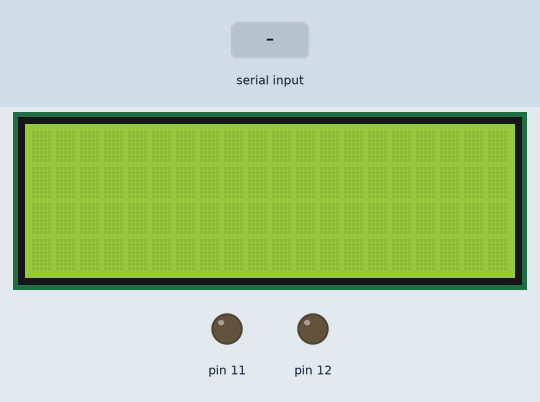
Bench run of a sketch on a simulated Arduino Uno, built with avr-gcc and run on an emulated ATmega328P. On the bench: 20×4 character LCD, output pins drawn as LEDs (lit = HIGH). The test bench sets the inputs (shaded band).

Above: at 1.2 s.
1.3 s: "1" received over Serial
At 3.1 s:
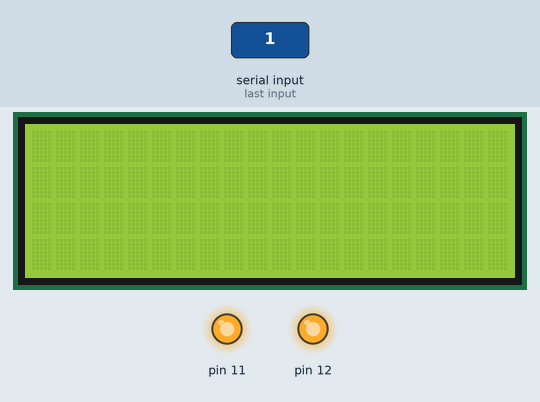
Timing chart, 0 to 4.8 s (numbered marks = the images above; inputs shaded):
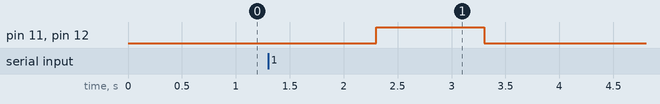

The sketch:

serial.ino
```cpp
#include <LiquidCrystal_I2C.h>
LiquidCrystal_I2C lcd(0x27, 20, 4);

void setup() {
  // put your setup code here, to run once:
  lcd.init(); // initialize the lcd
  lcd.backlight();
  Serial.begin(9600);

pinMode(11, OUTPUT);
pinMode(12, OUTPUT);
}

void loop() {
  // put your main code here, to run repeatedly:
  if(Serial.available() > 0 ) {
      determineLines();
  }
}

void controlLCD(String line, String line2, int line_no) {
    lcd.setCursor(0, 0);
    lcd.print(line.substring(0, 20));
    lcd.setCursor(0, 1);
    lcd.print(line2.substring(2, 22));
    digitalWrite(11, HIGH);
    digitalWrite(12, HIGH);
    delay(1000);
    digitalWrite(11, LOW);
    digitalWrite(12, LOW);
    delay(3000);
    String larger;
    if (line.length() > line2.length()){
        larger = line;
    }
    else {
      larger = line2.substring(2);
    }
    if (line2.length() > 23) {
      for (int i = 0; i < larger.length(); i++) {
        lcd.setCursor(0, 0);
        lcd.print(line.substring(1+i, 21+i));
        lcd.setCursor(0, 1);
        lcd.print(line2.substring(3+i, 23+i));
        delay(300);
      }
    }
    lcd.clear();
}
void determineLines() {
  String input = Serial.readString();

  int left = 0;
  int spaces = 0;
  int line_no = 0;
  String line = "";
  String line2 = "";

  for(int right = 0; right < input.length(); right++) {
    if (input[right] == ' ') {spaces += 1;}
    else{spaces = 0;}

    if (spaces >= 3) {
      if (line_no == 0) {
        line_no = 1;
        line = input.substring(left, right);
      }
      else {
        line_no = 0;
        line2 = input.substring(left, right);
      }
      left = right;
      spaces = 0;

    }
  }if (line_no == 0) {
      controlLCD(line, line2, line_no);
    }}

/*  for (int right = 0; right < input.length(); ++right) {
    if (input[right] == ' ') {spaces += 1;}
    else{spaces = 0;}

    if (spaces >= 3) {
      String sub = input.substring(left, right);
      controlLCD(sub);
      left = right;
      spaces = 0;
    }
  }*/
```

Measured:
- after the input at 1.3 s, pin 11, pin 12: LOW → HIGH after 1.0 s, → LOW 1.0 s later
